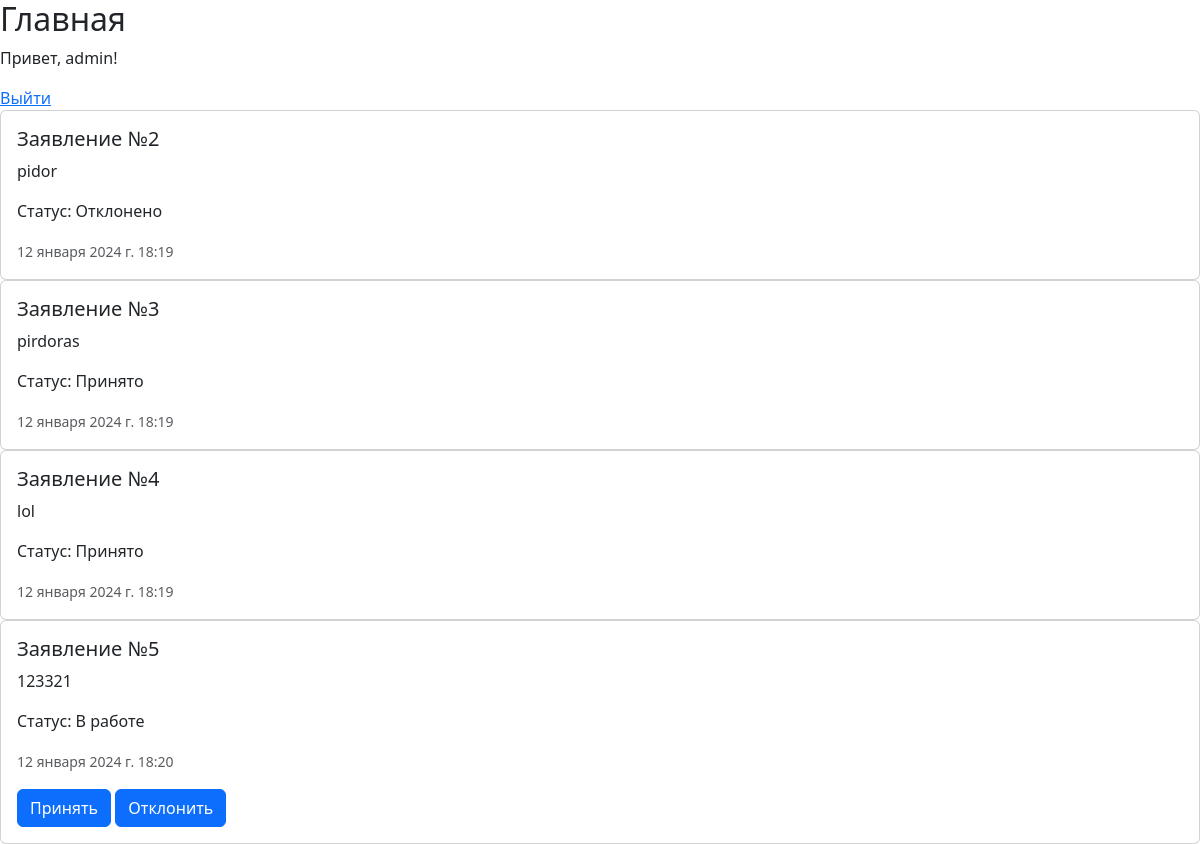
The app's page / (signed in), older data.
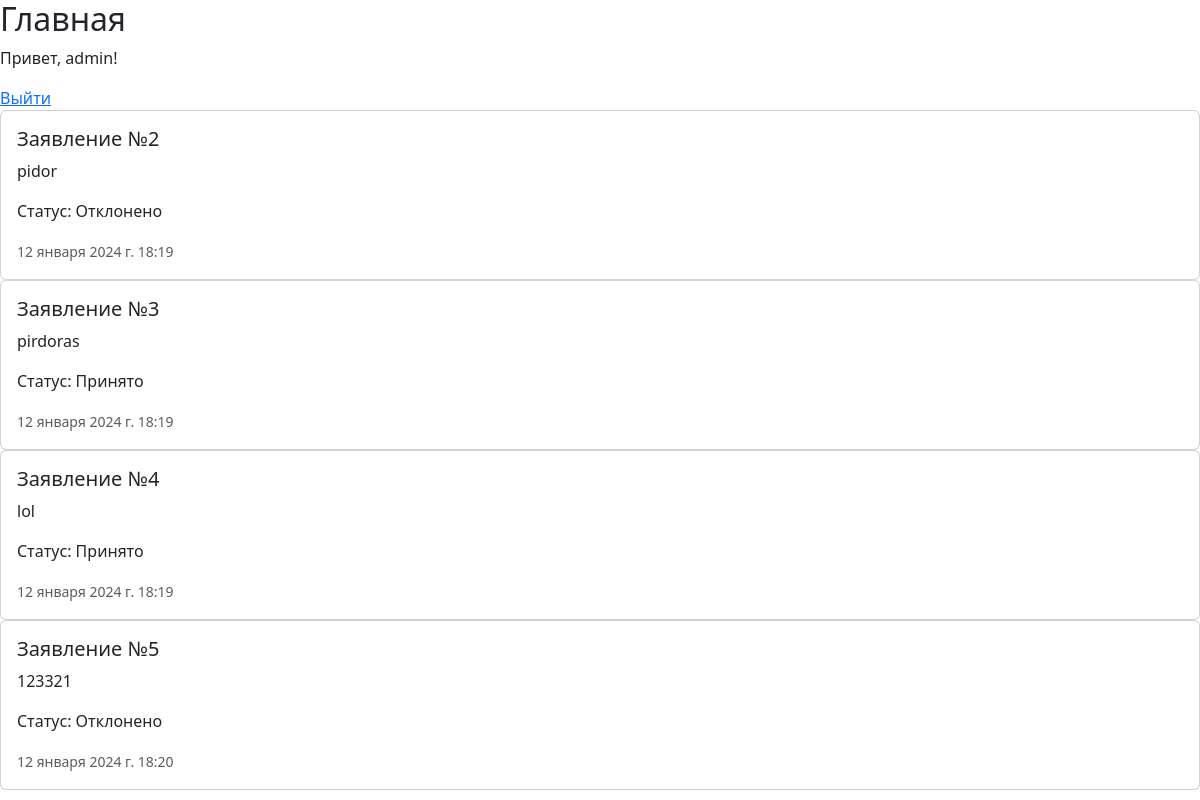
The same page, newer data.
### app/models.py (models this page shows)
class Post(models.Model):
    plate = models.CharField(max_length=9)
    description = models.TextField()
    user = models.ForeignKey("User", on_delete=models.CASCADE, related_name="posts")
    timestamp = models.DateTimeField(auto_now_add=True)
    status = models.CharField(max_length=255, default="В работе")

### app/views.py (the view)
# urls.py: path("", views.index_view, name="index"),
@login_required
def index_view(request):
    if request.method == "GET":
        if request.user.is_superuser:
            posts = Post.objects.all().order_by("timestamp")
        else:
            posts = Post.objects.filter(user=request.user)
        return render(request, "index.html", context={
            "posts": posts
        })

### app/templates/index.html (shortened to what this page needs)
{% extends "base.html" %}
{% load static %}
{% block body %}
{% for post in posts %}
    <div class="card">
        <div class="card-body">
            <h5 class="card-title">Заявление №{{ post.id }}{% if request.user.superuser %} от {{ post.user.name }} {% endif %}</h5>
            <p class="card-text">{{ post.description }}</p>
            <p class="card-text">Статус: {{ post.status }}</p>
            <p class="card-text"><small class="text-body-secondary">{{ post.timestamp }}</small></p>
            {% if request.user.is_superuser and post.status == "В работе" %}
                <form method="post" action="change_post_status_form">
                    <button type="submit" name="status" value="Принято" class="btn btn-primary">Принять</button>
                    <button type="submit" name="status" value="Отклонено" class="btn btn-primary">Отклонить</button>
                </form>
            {% endif %}
        </div>
  </div>
{% endfor %}
{% endblock %}

Row changes from the older to the newer data that the page shows:
changed Post "12 января 2024 г. 18:20": status "В работе" → "Отклонено"; no longer shows "Принять Отклонить"
